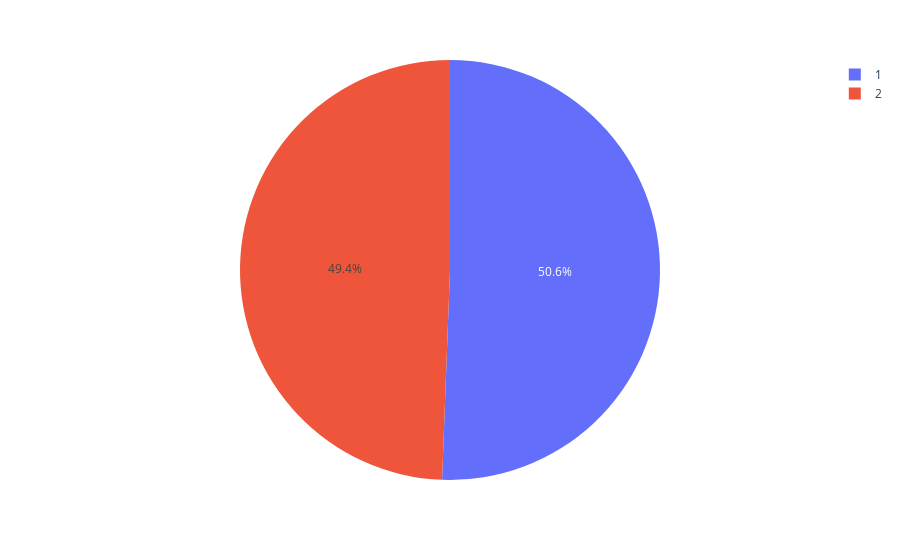

Notebook cell for this chart:
### Code cell
px.pie(df, 'ANXIETY')

### Figure 1 — Plotly figure (JSON) as saved in the notebook; plotly's stock layout.template omitted (floating-point values rounded to 4 significant figures; data arrays with more than 128 entries replaced by an {"elided": "..."} marker saying what was removed)
{"data": [{"domain": {"x": [0, 1], "y": [0, 1]}, "hovertemplate": "ANXIETY=%{label}<extra></extra>", "labels": {"elided": "3000 int values"}, "legendgroup": "", "name": "", "showlegend": true, "type": "pie"}], "layout": {"legend": {"tracegroupgap": 0}, "margin": {"t": 60}}}
